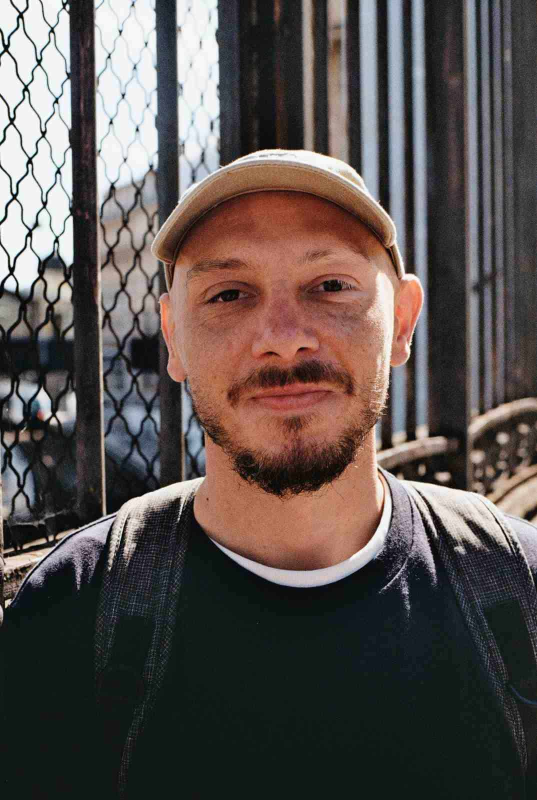
#> input picture images/Photo26_25A2.jpg, 1074 x 1600 px (shown at 1/2 size)
$ python make_favicon.py
#> lines starting #> are read from the running program, lines starting #| are printed output that depends on the picture
from PIL import Image, ImageDraw

def make_round_favicon(input_path, output_path):
#> called with input_path = 'images/Photo26_25A2.jpg', output_path = 'favicon.png'
    img = Image.open(input_path).convert("RGBA")

    # Crop to a square
    width, height = img.size
#> width = 1074; height = 1600
    min_dim = min(width, height)
#> min_dim = 1074

    left = (width - min_dim) / 2
#> left = 0
    top = (height - min_dim) / 2
#> top = 263
    right = (width + min_dim) / 2
#> right = 1074
    bottom = (height + min_dim) / 2
#> bottom = 1337

    img = img.crop((left, top, right, bottom))
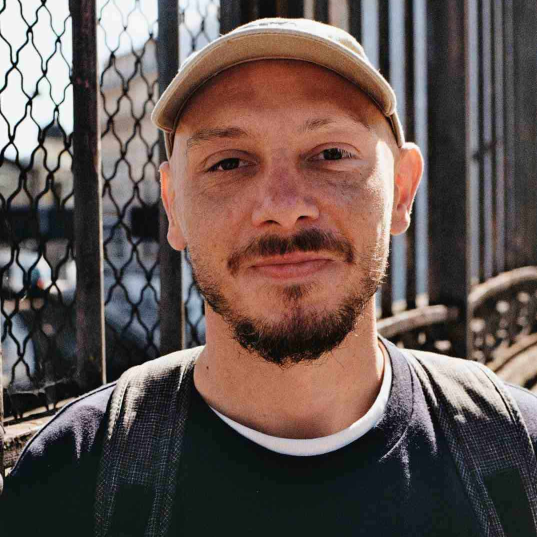
#> img: PIL image 1074x1074 RGBA (shown at 1/2 size); mean R, G, B, A 101.8, 86.4, 81.8, 255

    # Create circular mask
    mask = Image.new('L', (min_dim, min_dim), 0)
#> mask: PIL image 1074x1074 L; every value is 0
    draw = ImageDraw.Draw(mask)
    draw.ellipse((0, 0, min_dim, min_dim), fill=255)

    # Apply mask
    output = Image.new('RGBA', (min_dim, min_dim), (0, 0, 0, 0))
#> output: PIL image 1074x1074 RGBA; every value is 0
    output.paste(img, (0, 0), mask)
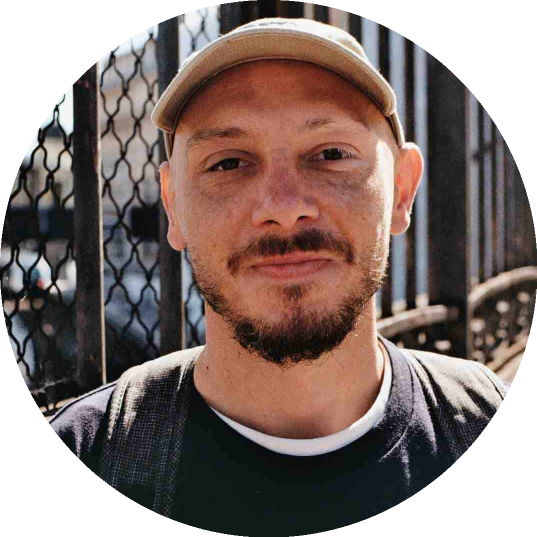
#> output: PIL image 1074x1074 RGBA (shown at 1/2 size); mean R, G, B, A 82.8, 66.8, 62, 200.6; transparent parts drawn white

    # Resize to 256x256 for favicon to save space
    output = output.resize((256, 256), Image.Resampling.LANCZOS)
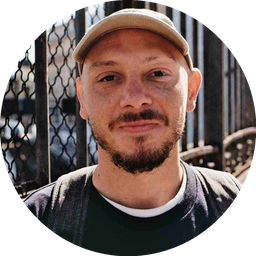
#> output: PIL image 256x256 RGBA; mean R, G, B, A 84.2, 68.2, 63.5, 200.6; transparent parts drawn white

    output.save(output_path, format="PNG")

make_round_favicon("images/Photo26_25A2.jpg", "favicon.png")

$ run again, with images/profile-fa11129bc4edad457927.png saved as images/Photo26_25A2.jpg
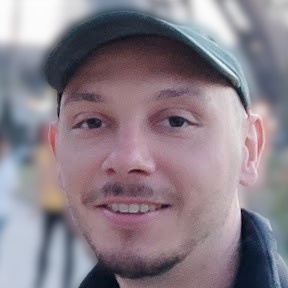
#> input picture images/profile-fa11129bc4edad457927.png, 288 x 288 px
#> mask: PIL image 288x288 L; every value is 0
#> in make_round_favicon, `output.paste(img, (0, 0), mask)`:
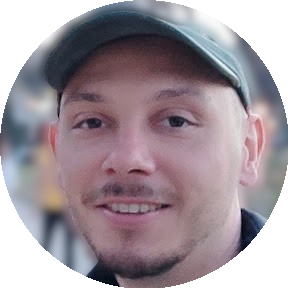
#> output: PIL image 288x288 RGBA; mean R, G, B, A 106.8, 94.7, 102.1, 201.3; transparent parts drawn white
